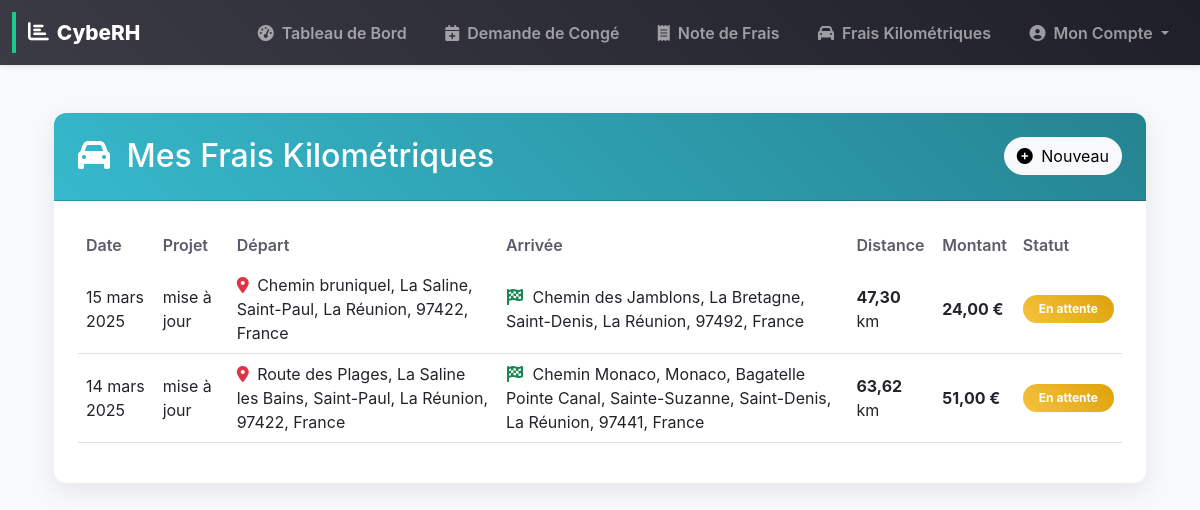
Page /my-kilometric-expenses/ (signed in) on the earlier database version.
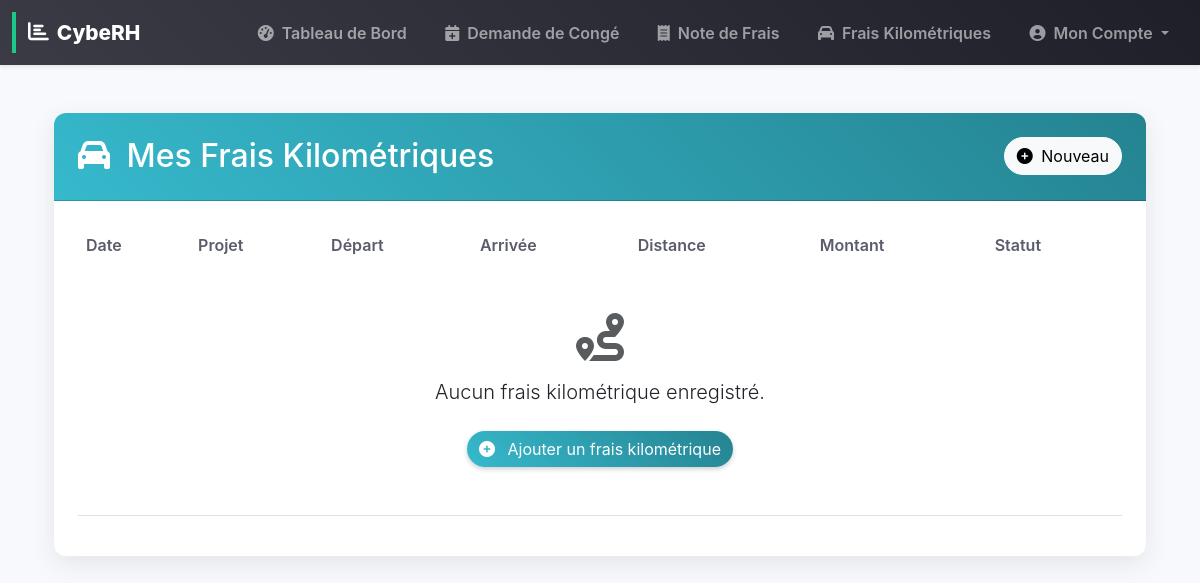
Same page on the later database version.
### rh_management/models.py (models this page shows, shortened)
class KilometricExpense(models.Model):
    user = models.ForeignKey(User, on_delete=models.CASCADE)
    date = models.DateField()
    vehicle_type = models.CharField(max_length=20, choices=VEHICLE_TYPES)
    fiscal_power = models.IntegerField()
    departure = models.CharField(max_length=255)
    departure_lat = models.FloatField(blank=True, null=True)
    departure_lng = models.FloatField(blank=True, null=True)
    arrival = models.CharField(max_length=255)
    arrival_lat = models.FloatField(blank=True, null=True)
    arrival_lng = models.FloatField(blank=True, null=True)
    distance = models.FloatField(blank=True, null=True)
    project = models.CharField(max_length=255, blank=True, null=True)
    amount = models.DecimalField(max_digits=10, decimal_places=2)
    status = models.CharField(max_length=10, choices=STATUS_CHOICES, default='pending')
    description = models.CharField(max_length=255, blank=True)
    notification_emails = models.TextField(blank=True, null=True)

### rh_management/views.py (the view)
# urls.py: path("my-kilometric-expenses/", my_kilometric_expenses, name="my_kilometric_expenses"),  # View my kilometric expenses
@login_required
def my_kilometric_expenses(request):
    expenses = KilometricExpense.objects.filter(user=request.user).order_by("-date")
    return render(request, "rh_management/my_kilometric_expenses.html", {"expenses": expenses})

### templates/rh_management/my_kilometric_expenses.html (shortened to what this page needs)
{% extends "base.html" %}
{% block content %}
<div class="container mt-5">
    <div class="card border-0 shadow-lg rounded-4 overflow-hidden mb-5 animate-fade-in">
        <div class="card-header bg-gradient-info text-white p-4">
            <div class="d-flex justify-content-between align-items-center">
                <h2 class="mb-0"><i class="fas fa-car me-2"></i> Mes Frais Kilométriques</h2>
                <a href="{% url 'submit_kilometric_expense' %}" class="btn btn-light rounded-pill">
                    <i class="fas fa-plus-circle me-1"></i> Nouveau
                </a>
            </div>
        </div>
        <div class="card-body p-4">
            <div class="table-responsive">
                <table class="table table-hover align-middle">
                    <thead>
                        <tr>
                            <th class="border-0">Date</th>
                            <th class="border-0">Projet</th>
                            <th class="border-0">Départ</th>
                            <th class="border-0">Arrivée</th>
                            <th class="border-0">Distance</th>
                            <th class="border-0">Montant</th>
                            <th class="border-0">Statut</th>
                        </tr>
                    </thead>
                    <tbody>
                        {% for expense in expenses %}
                        <tr>
                            <td>{{ expense.date }}</td>
                            <td>{% if expense.project %} {{ expense.project }} {% else %} <span class="text-muted">Non spécifié</span> {% endif %}</td>
                            <td><i class="fas fa-map-marker-alt text-danger me-1"></i> {{ expense.departure }}</td>
                            <td><i class="fas fa-flag-checkered text-success me-1"></i> {{ expense.arrival }}</td>
                            <td>{% if expense.distance %}<strong>{{ expense.distance|floatformat:2 }}</strong> km{% else %}N/A{% endif %}</td>
                            <td><strong>{{ expense.amount|floatformat:2 }} €</strong></td>
                            <td>
                                <span class="badge bg-{% if expense.status == 'approved' %}gradient-success{% elif expense.status == 'pending' %}gradient-warning{% else %}gradient-danger{% endif %} rounded-pill px-3 py-2">
                                    {{ expense.get_status_display }}
                                </span>
                            </td>
                        </tr>
                        {% empty %}
                        <tr>
                            <td colspan="7" class="text-center py-5">
                                <div class="d-flex flex-column align-items-center">
                                    <i class="fas fa-route fa-3x mb-3 text-muted"></i>
                                    <p class="lead">Aucun frais kilométrique enregistré.</p>
                                    <a href="{% url 'submit_kilometric_expense' %}" class="btn btn-gradient-info mt-2 rounded-pill">
                                        <i class="fas fa-plus-circle me-2"></i> Ajouter un frais kilométrique
                                    </a>
                                </div>
                            </td>
                        </tr>
                        {% endfor %}
                    </tbody>
                </table>
            </div>
        </div>
    </div>
</div>
{% endblock %}

Differences in the rows shown:
removed KilometricExpense: date "15 mars 2025", project "mise à jour", departure "Chemin bruniquel, La Saline, Saint-Paul, La Réunion, 97422, France", arrival "Chemin des Jamblons, La Bretagne, Saint-Denis, La Réunion, 97492, France", distance "47,30", amount "24,00", status "En attente"
removed KilometricExpense: date "14 mars 2025", project "mise à jour", departure "Route des Plages, La Saline les Bains, Saint-Paul, La Réunion, 97422, France", arrival "Chemin Monaco, Monaco, Bagatelle Pointe Canal, Sainte-Suzanne, Saint-Denis, La Réunion, 97441, France", distance "63,62", amount "51,00", status "En attente"
Other differences:
text now shown: "Aucun frais kilométrique enregistré. Ajouter un frais kilométrique"
